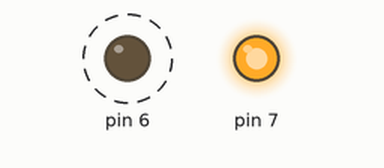
Simulated run of this sketch. Board: Arduino Uno, built with avr-gcc and run on an emulated ATmega328P. On the bench: output pins drawn as LEDs (lit = HIGH). Dashed ring = blinking.

Above: at 0.5 s.
Timing chart, 0 to 3.0 s (numbered marks = the images above):
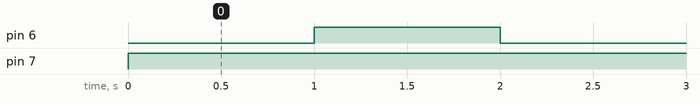

Measured:
- by itself, pin 6: alternates HIGH for 1.0 s and LOW for 1.0 s
- by itself, pin 7: LOW → HIGH at 0.00 s

The sketch:

First_avr_program.ino
```cpp
// PIN registers as "Port INput,” and the PORT registers as "Port Output Register Thing.”;
//#include "uart.h"
#include <avr/io.h>
#include <util/delay.h>


int main(void)
{
    DDRD = (1<<7);
   // UART_Init(9600);


    // LED on pin PB2

    while(1)
    {
        PORTD = (1<<7);        // LED off
        _delay_ms(1000);// 50ms delay
        //UART_Printf("Welcome to avr serial programming\n");

        DDRD |=(1<<6); // OR condtion allows for both registers to work as both are True outputs
        PORTD |= (1<<6);
        _delay_ms(1000);


    }
    return (0);
}
```
